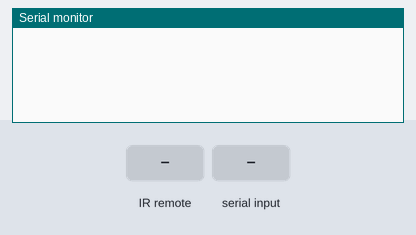
This sketch was run on a simulated Arduino Uno, built with avr-gcc and run on an emulated ATmega328P. Parts: the last lines printed to the serial monitor. The inputs (shaded band) are chosen by the test bench.

Above: at 1.2 s.
1.3 s: infrared code 0x77E14050 received
At 1.8 s:
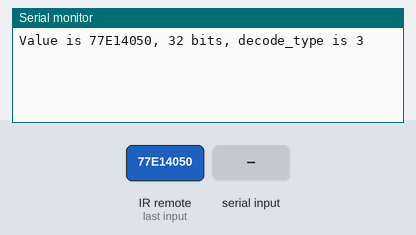
2.8 s: "1" received over Serial
At 4.0 s:
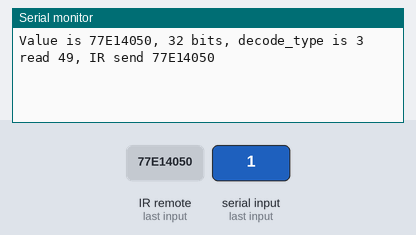
4.3 s: infrared code 0x77E1D050 received
At 5.3 s:
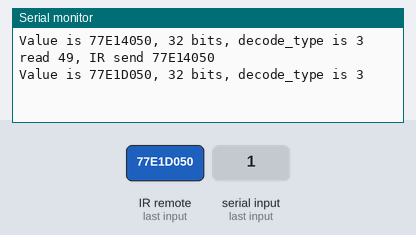
5.8 s: "3" received over Serial
At 6.5 s:
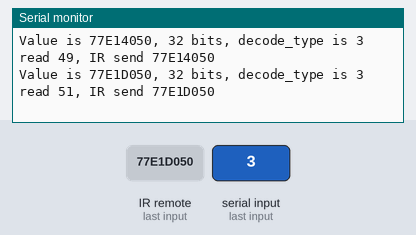
7.3 s: infrared code 0x77E1B050 received
At 8.5 s:
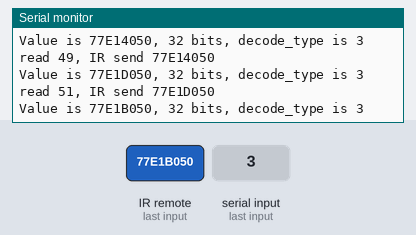
8.8 s: "4" received over Serial
At 9.9 s:
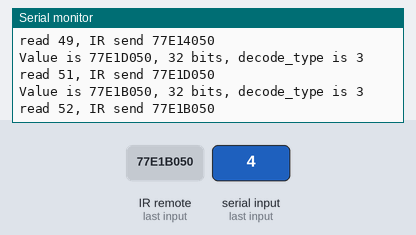

The sketch:

ch08_ir_pair.ino
```cpp
#include <IRremote.h>
#define SERIAL_BAUDRATE 19200
#define IR_RECEIVER_PIN 2 // 紅外線接收器連接腳位
IRrecv irrecv(IR_RECEIVER_PIN);

// IRremote程式庫需要特別的腳位來傳送IR訊號，
// Uno使用腳位3，Leonardo使用腳位13，
// 詳情請看IRremoteInt.h
IRsend irsend;

decode_results results; // 儲存解碼後的結果
void setup() {
  Serial.begin(SERIAL_BAUDRATE);
  irrecv.enableIRIn();
}
void loop() {
  // 從序列埠接收，若是數字1~6，送出相對應的指令碼
  byte d;
  if( (d = Serial.read()) != -1) {
    unsigned long v = 0x0;
    switch(d){
      case '1':
        v = 0x77E14050;
      break;
      case '2':
        v = 0x77E12050;
      break;
      case '3':
        v = 0x77E1D050;
      break;
      case '4':
        v = 0x77E1B050;
      break;
      case '5':
        v = 0x77E1E050;
      break;
      case '6':
        v = 0x77E11050;
      break;
    }

    if(v != 0x0){
      Serial.print("read ");
      Serial.print(d);
      Serial.print(", IR send ");
      Serial.println(v, HEX);
      irsend.sendNEC(v, 32);
      // 傳送紅外線時，就會關閉接收功能，
      // 必須再次呼叫enableIRIn重新啟動
      irrecv.enableIRIn(); // 重要！
    }
  }

  // 接收紅外線訊號並解碼
  if(irrecv.decode(&results)){
    Serial.print("Value is ");
    Serial.print(results.value, HEX);
    Serial.print(", ");
    Serial.print(results.bits);
    Serial.print(" bits, decode_type is ");
    Serial.println(results.decode_type);
    irrecv.resume(); // 準備進行下次解碼
  }
}
```

Measured:
- after the input at 1.3 s, the serial monitor: prints a new line at once (image 1)
- after the input at 2.8 s, the serial monitor: prints a new line at once (image 2)
- after the input at 4.3 s, the serial monitor: prints a new line at once (image 3)
- after the input at 5.8 s, the serial monitor: prints a new line at once (image 4)
- after the input at 7.3 s, the serial monitor: prints a new line at once (image 5)
- after the input at 8.8 s, the serial monitor: prints a new line at once (image 6)
